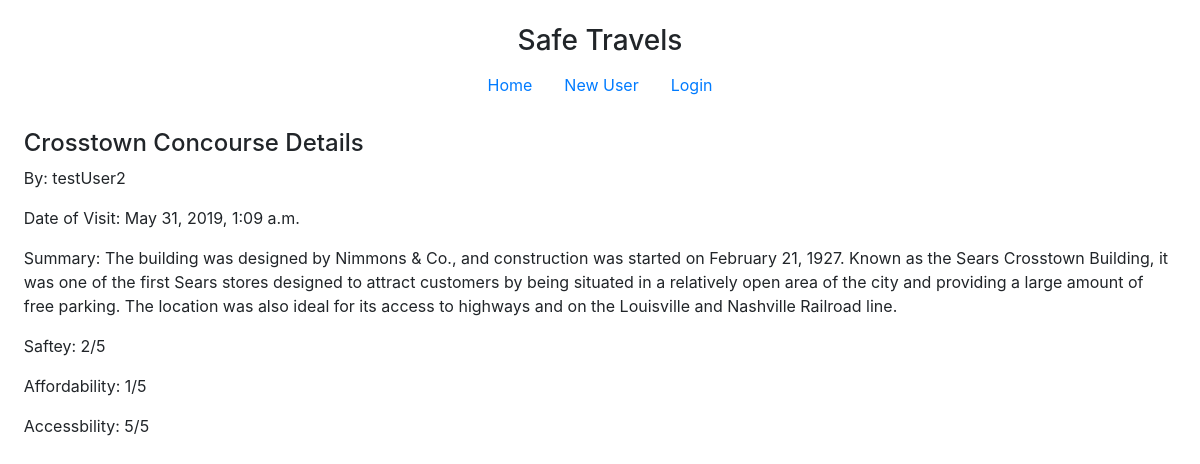
Page /logDetails/1/ on the earlier database version.
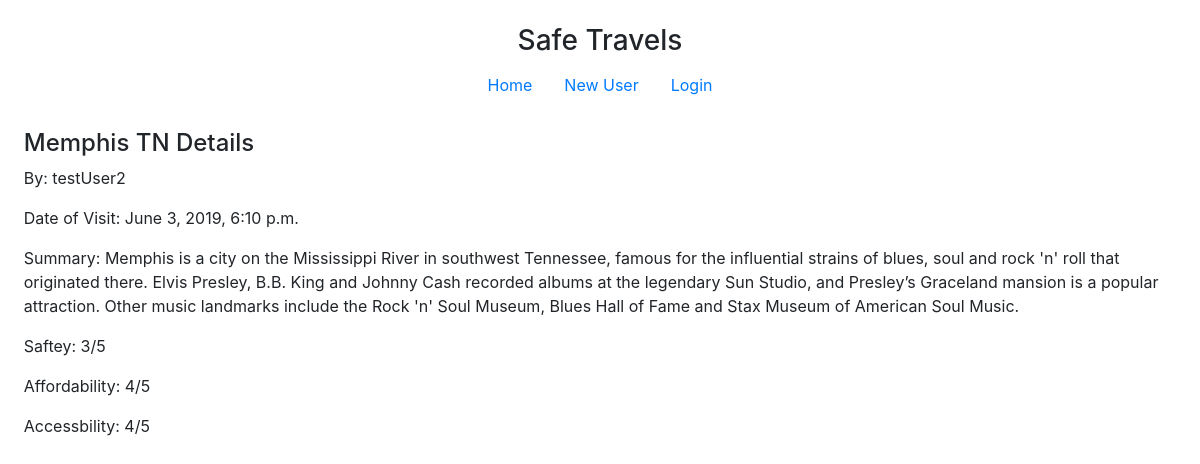
Same page on the later database version.
### travelApp/models.py (models this page shows, shortened)
class LocationLog(models.Model):
    location = models.CharField(max_length=500, default='')
    location_lat = models.FloatField(default=0)
    location_long = models.FloatField(default=0)
    date_of_visit = models.DateTimeField(default=datetime.today)
    summary = models.TextField(default='')
    safety = models.IntegerField(default=0)
    affordability = models.IntegerField(default=0)
    accessibility = models.IntegerField(default=0)
    userModel_fk = models.ForeignKey(UserModel, on_delete=models.CASCADE, null=True, blank=True)

class UserModel(models.Model):
    username = models.CharField(max_length=500, default='')
    password = models.CharField(max_length=500, default='')
    email = models.EmailField(default='')
    user_fk = models.ForeignKey(User, on_delete=models.CASCADE, null=True, blank=True)

### travelApp/views.py (the view)
# urls.py: path('logDetails/<int:logID>/', views.logDetails, name='logDetails'),
def logDetails(request, logID):
    log = LocationLog.objects.get(pk=logID)
    context = {
        'log': log,
    }
    return render(request, 'travelApp/logDetails.html', context)

### travelApp/templates/travelApp/logDetails.html (shortened to what this page needs)
{% extends 'travelApp/base.html' %}
{% block content %}
    <h4>{{ log.location }} Details</h4>
    <p>
        By: {{log.userModel_fk.username}}
    </p>
    <p>
        Date of Visit:
        {{ log.date_of_visit  }}
    </p>
    <p>
        Summary:
        {{ log.summary }}
    </p>
    <p>
        Saftey:
        {{ log.safety }}/5
    </p>
    <p>
        Affordability:
        {{ log.affordability }}/5
    </p>
    <p>
        Accessbility:
        {{ log.accessibility }}/5
    </p>
{% endblock %}

Differences in the rows shown:
changed LocationLog "testUser2": location "Crosstown Concourse" → "Memphis TN"; date_of_visit "May 31, 2019, 1:09 a.m." → "June 3, 2019, 6:10 p.m."; summary "The building was designed by Nimmons & Co., and construction was started on February 21, 1927. Known as the Sears Crosstown Building, it was one of the first Sears stores designed to attract customers by being situated in a relatively open area of the city and providing a large amount of free parking. The location was also ideal for its access to highways and on the Louisville and Nashville Railroad line." → "Memphis is a city on the Mississippi River in southwest Tennessee, famous for the influential strains of blues, soul and rock 'n' roll that originated there. Elvis Presley, B.B. King and Johnny Cash recorded albums at the legendary Sun Studio, and Presley’s Graceland mansion is a popular attraction. Other music landmarks include the Rock 'n' Soul Museum, Blues Hall of Fame and Stax Museum of American Soul Music."; safety "2" → "3"; affordability "1" → "4"; accessibility "5" → "4"
